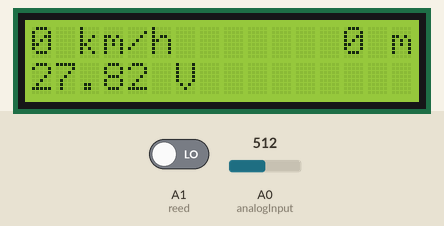
Bench run of a sketch on a simulated Arduino Uno, built with avr-gcc and run on an emulated ATmega328P. Parts: 16×2 character LCD. The inputs (shaded band) are chosen by the test bench; at power-on: A1 (reed) LOW, A0 (analogInput) = 512.

Above: at 1.2 s.
1.3 s: A1 (reed) driven HIGH
At 1.9 s:
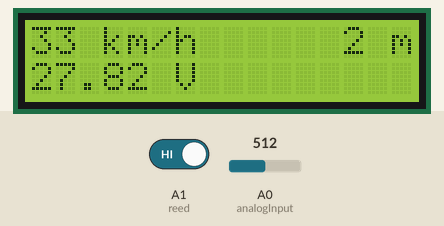
3.5 s: A0 (analogInput) set to 716
At 3.9 s:
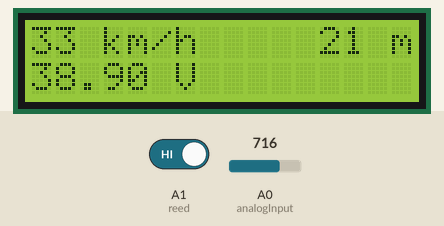
5.6 s: A0 (analogInput) set to 900
At 6.0 s:
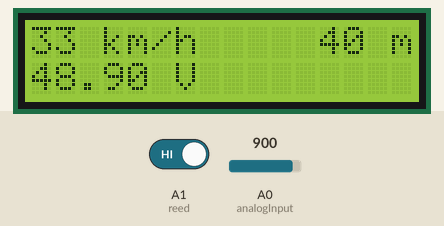
7.6 s: A1 (reed) driven LOW
At 10.4 s:
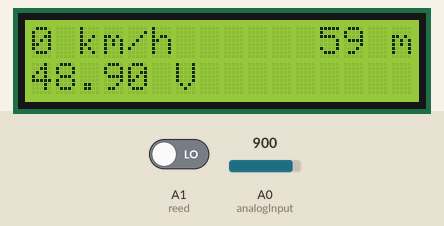
10.6 s: A0 (analogInput) set to 1023
At 11.1 s:
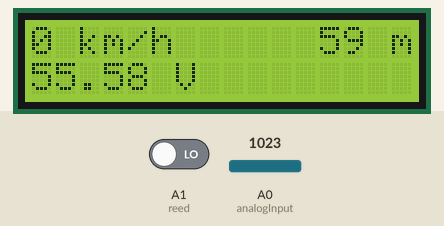
Timing chart, 0 to 13.1 s (numbered marks = the images above; inputs shaded):
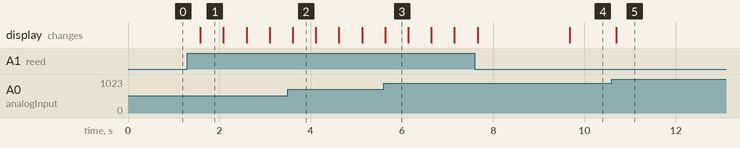

Measured:
- after the input at 1.3 s, the display: changes after 0.29 s (image 1)
- after the input at 10.6 s, the display: changes after 0.09 s (image 5)
- what the display in image 1 shows lasts 0.5 s, from 1.6 s to 2.1 s

The sketch:

kary.ino
```cpp
#include <LiquidCrystal.h>
LiquidCrystal lcd(12, 11, 6, 5, 4, 3);

#define reed A1
int reedVal;
int maxDebounceTicks = 100;
int currentDebounceTicks;
int time = 0;
float radius = 15.00000/100000.00000;
float circumference;
float velocity = 0.00;
float distance = 0.00;

int analogInput = 0;
float vout = 0.0;
float vin = 0.0;
float R1 = 100000.0;
float R2 = 10000.0;
int value = 0;

void setup()
{
  lcd.begin(16, 2);

  currentDebounceTicks = maxDebounceTicks;

  circumference = 2 * 3.14 * radius;

  pinMode(reed, INPUT);

  cli();
  TCCR1A = 0;
  TCCR1B = 0;
  TCNT1  = 0;
  OCR1A = 1999;
  TCCR1B |= (1 << WGM12);
  TCCR1B |= (1 << CS11);
  TIMSK1 |= (1 << OCIE1A);

  sei();
}

void loop() {
  displayText();
  printvolt();

  delay(500);
}

ISR(TIMER1_COMPA_vect) {
  reedVal = digitalRead(reed);
  if (reedVal) {
    if (currentDebounceTicks == 0) {
      velocity = circumference/(float(time)/1000/3600);
      time = 0;
      currentDebounceTicks = maxDebounceTicks;
      distance = distance + circumference;

    } else {
      if (currentDebounceTicks > 0) {
        currentDebounceTicks -= 1;
      }
    }
  } else {
    if (currentDebounceTicks > 0) {
      currentDebounceTicks -= 1;
    }
  }

  if (time > 2000) {
    velocity = 0;
  } else {
    time += 1;
  }
}

void displayText(){
  lcd.clear();
  lcd.setCursor(0, 0);

  lcd.print(int(velocity));
  lcd.print(" km/h");

  int len = 2;
  int dis = 0;
  String unit = " m";
  if (distance > 1) {
    dis = distance;
    unit = " km";
    len = 3;
    printtext(dis, unit, len);
  } else {
    dis = int(distance * 1000);
    unit = " m";
    len = 2;
    printtext(dis, unit, len);
  }
}

void printtext(int dis, String unit, int len) {
  int nDigits = floor(log10(abs(dis)));

  lcd.setCursor(15 - nDigits - len, 0);
  lcd.print(dis);
  lcd.print(unit);
}

void printvolt() {
  value = analogRead(analogInput);
  vout = ((value * 5.0) / 1024.0) * 1.0116;
  vin = vout / (R2/(R1+R2));
  if (vin<0.09) {
    vin=0.0;
  }
  lcd.setCursor(0, 1);
  lcd.print(vin);
  lcd.print(" V");
}
```
